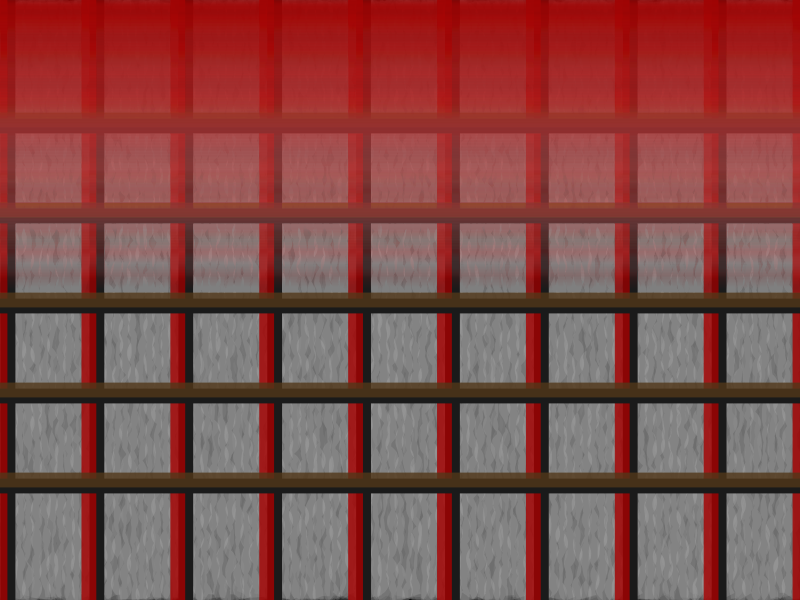

R code for this plot:
## ---- chunk 1
#=============================================================================#
#Library Load-in---------------------------------------------------------------
#=============================================================================#
library(dplyr)
library(ggplot2)

#=============================================================================#
#Data Creation-----------------------------------------------------------------
#=============================================================================#

#Picking out colors to use#
burberry_colors <- c("#A70100", "#513819", "#956226", "#747674", "#0D100E", "#ffffff")

#Background color
back_color <- "#B8A081"
  
#Vertical Lines#
red_lines <- tibble(x = seq(0,10, length = 10),
                    xend = x,
                    y = 0,
                    yend = 10,
                    group = "redlines")

#Horizontal Lines#
tan_lines <- tibble(y = seq(2,8, length = 5),
                    yend = y,
                    x = 0,
                    xend = 10,
                    group = "tan lines")

#Background waves#
texture <- tibble(x = seq(0,10, length = 100), 
                  y = x) |>
  expand.grid()

#Red Fog#
textbar <- tibble(x = 0,
                  xend = 10,
                  y = seq(10,0, length = 1000),
                  yend = y,
                  group = "textbar",
                  color = colorRampPalette(c("#A70100", "#ffffff"))(1000))


red_lines |>
  ggplot(aes(x,y, group = group))+
  theme_void()+
  theme(plot.background = element_rect(fill = back_color))+
  geom_path(data = texture, aes( group = x), 
            linewidth= 15, 
            color = "#000000", 
            alpha = 1, position = position_jitter(width = .05))+
  geom_path(data = texture, aes( group = x), 
            linewidth= 10, 
            color = "#555555", 
            alpha = .3, 
            position = position_jitter(width = .05))+
  geom_path(data = texture, aes( group = x), 
            linewidth= 10, 
            color = "#ffffff", 
            alpha = .1, 
            position = position_jitter(width = .05))+
  geom_segment(aes(x = (x +.1), xend = (xend + .1), yend = yend), 
               color = "#1a1a1a", 
               linewidth = 5)+
  geom_segment(aes(xend = xend, yend = yend), 
               color = burberry_colors[1], 
               alpha = .8, 
               linewidth = 5)+
  geom_segment(data = tan_lines, aes(y = (y -.1), xend = xend, yend = yend - .1), 
             color = "#1a1a1a", 
             linewidth = 5)+
  geom_segment(data = tan_lines, aes(xend = xend, yend = yend), 
               color = burberry_colors[2], 
               alpha = .8, 
               linewidth = 5)+
  geom_segment(data = textbar, aes(xend = xend, yend = yend), 
               color = textbar$color, 
               alpha = c(seq(.1,0, length = 500),rep(0,500)), 
               linewidth = 5)+
  coord_cartesian(xlim = c(0,10), ylim = c(0,10), expand = FALSE)

